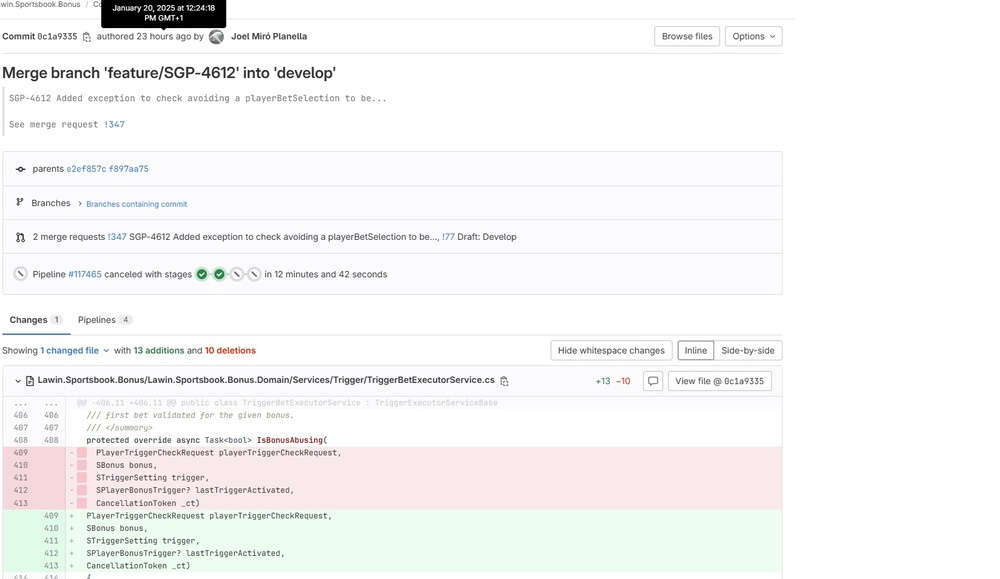
#> input picture data/raw/Joel_Miro_Planella_CIRSA_01_2025.jpg, 1000 x 579 px, shrunk from 1600 x 927 before the run
$ python -i train_model.py   (imports and definitions only)
#> lines starting #> are read from the running program, lines starting #| are printed output that depends on the picture; after the words box and inside, x2 and y2 are one past the last pixel; in counts of white or black regions, pixels touching at a corner belong together
import pandas as pd
import os
import cv2
import pytesseract
import numpy as np
import joblib
from sklearn.feature_extraction.text import TfidfVectorizer
from sklearn.naive_bayes import MultinomialNB

DATA_FOLDER = "data"
RAW_FOLDER = os.path.join(DATA_FOLDER, "raw")
MODELOS_FOLDER = os.path.join("app", "modelos")
# [1 line not run here, left out]

def extraer_texto_ocr(ruta_imagen):
    img = cv2.imread(ruta_imagen)
#> img is the input picture: shape (579, 1000, 3); mean B, G, R 245.8, 246.3, 246.3
    if img is None:
        print(f"[WARN] No se pudo leer {ruta_imagen}")
        return ""
    gray = cv2.cvtColor(img, cv2.COLOR_BGR2GRAY)
    gray = cv2.bilateralFilter(gray, 11, 17, 17)
    _, binaria = cv2.threshold(gray, 0, 255, cv2.THRESH_BINARY + cv2.THRESH_OTSU)
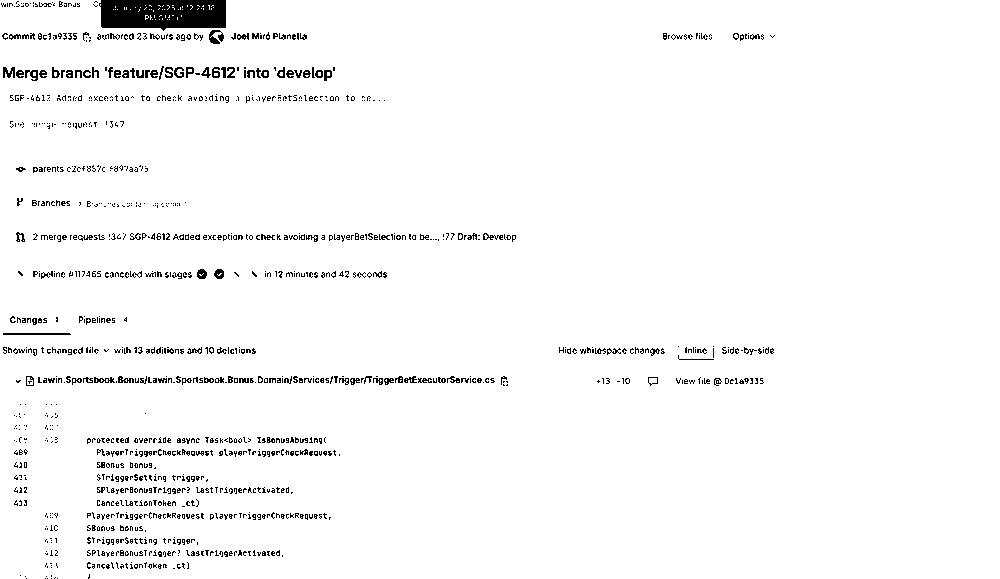
#> binaria: shape (579, 1000); 97% white; 1144 black regions (999 under 20 px), largest, box (x1, y1, x2, y2) and area: (99, 0, 226, 31) 3382, (3, 333, 71, 335) 135, (209, 30, 224, 44) 124
    config = r'--oem 3 --psm 6'
#> (the run stopped early here; a loop or call above may not have finished)

$ run again, on data/raw/Santiago_Hijazo_Tejada_CIRSA_01_2025.jpg
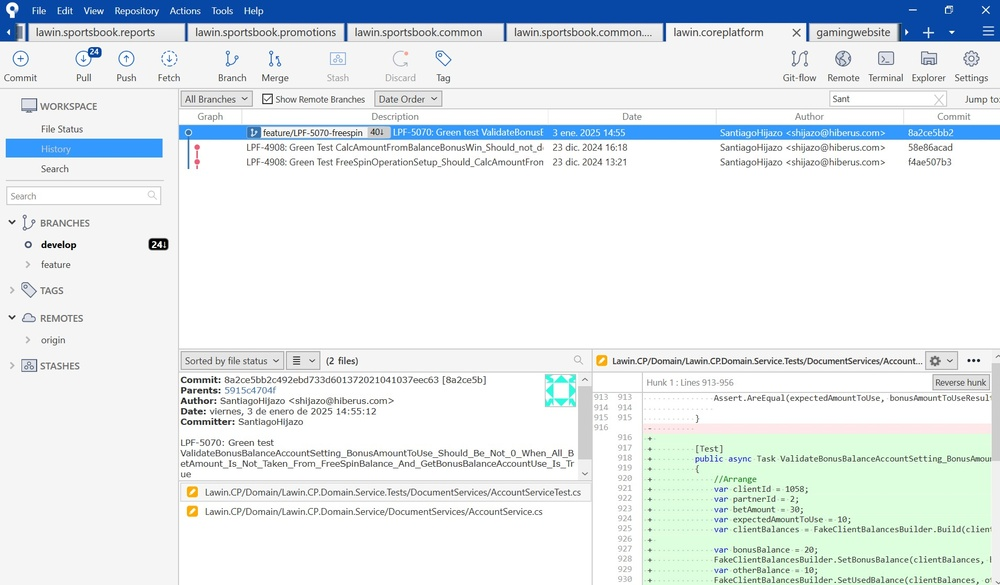
#> input picture data/raw/Santiago_Hijazo_Tejada_CIRSA_01_2025.jpg, 1000 x 585 px, shrunk from 1910 x 1118 before the run
#> in extraer_texto_ocr, img is the input picture: shape (585, 1000, 3); mean B, G, R 237.3, 234.2, 226.5
#> in extraer_texto_ocr, `gray = cv2.cvtColor(img, cv2.COLOR_BGR2GRAY)`:
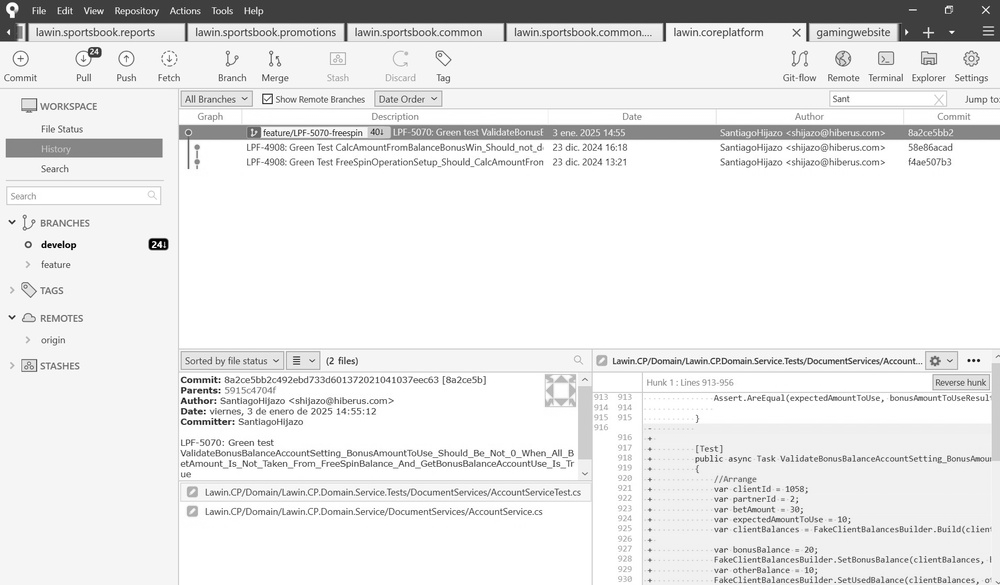
#> gray: shape (585, 1000); min 0, max 255, mean 232.2
#> in extraer_texto_ocr, `_, binaria = cv2.threshold(gray, 0, 255, cv2.THRESH_BINARY + cv2.THRES..`:
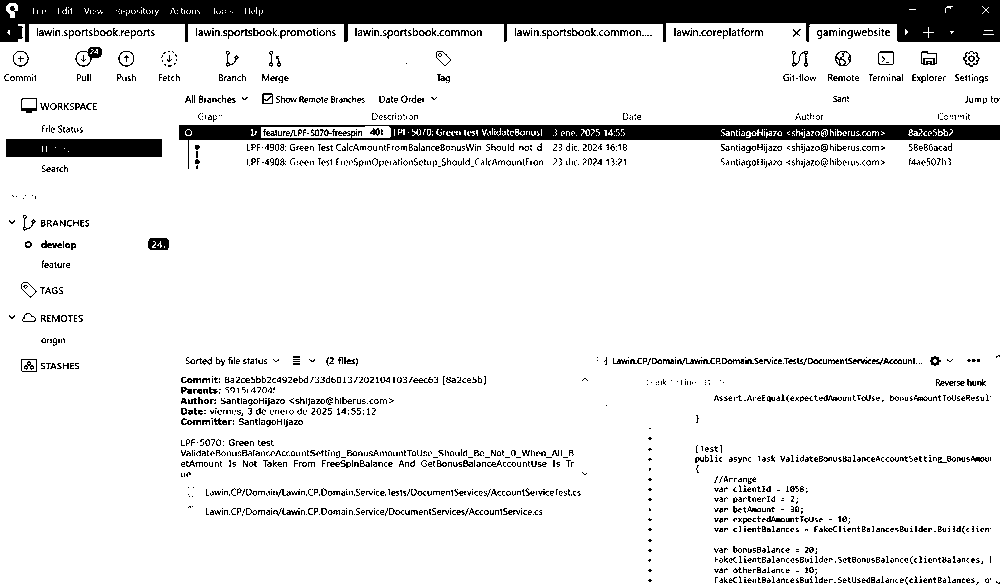
#> binaria: shape (585, 1000); 89.6% white; 1707 black regions (1422 under 20 px), largest, box (x1, y1, x2, y2) and area: (0, 0, 1000, 42) 26000, (179, 125, 1000, 169) 9873, (6, 139, 162, 157) 2793
